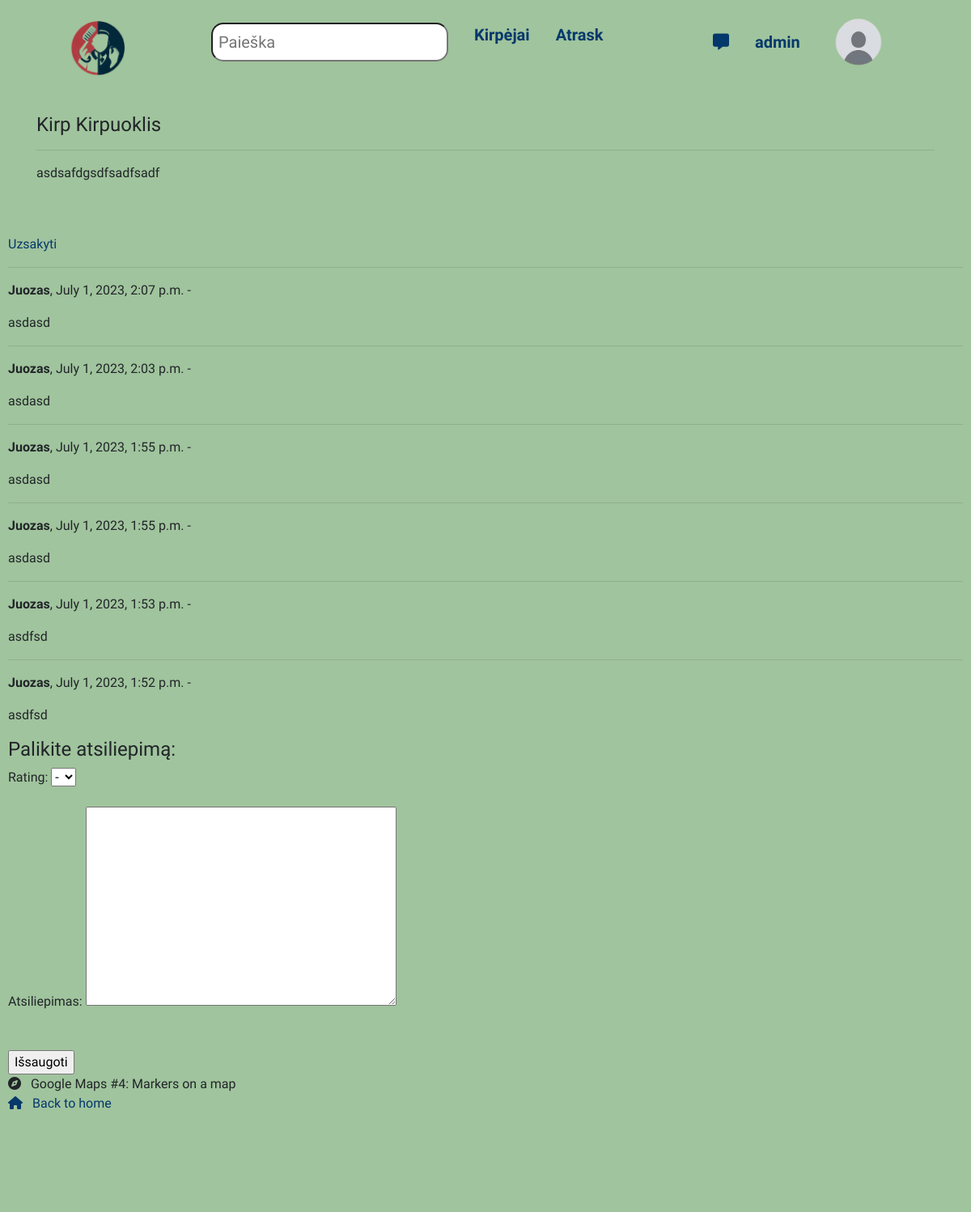
The page /barbers/1/ (signed in, upper part) on the database as committed earlier.
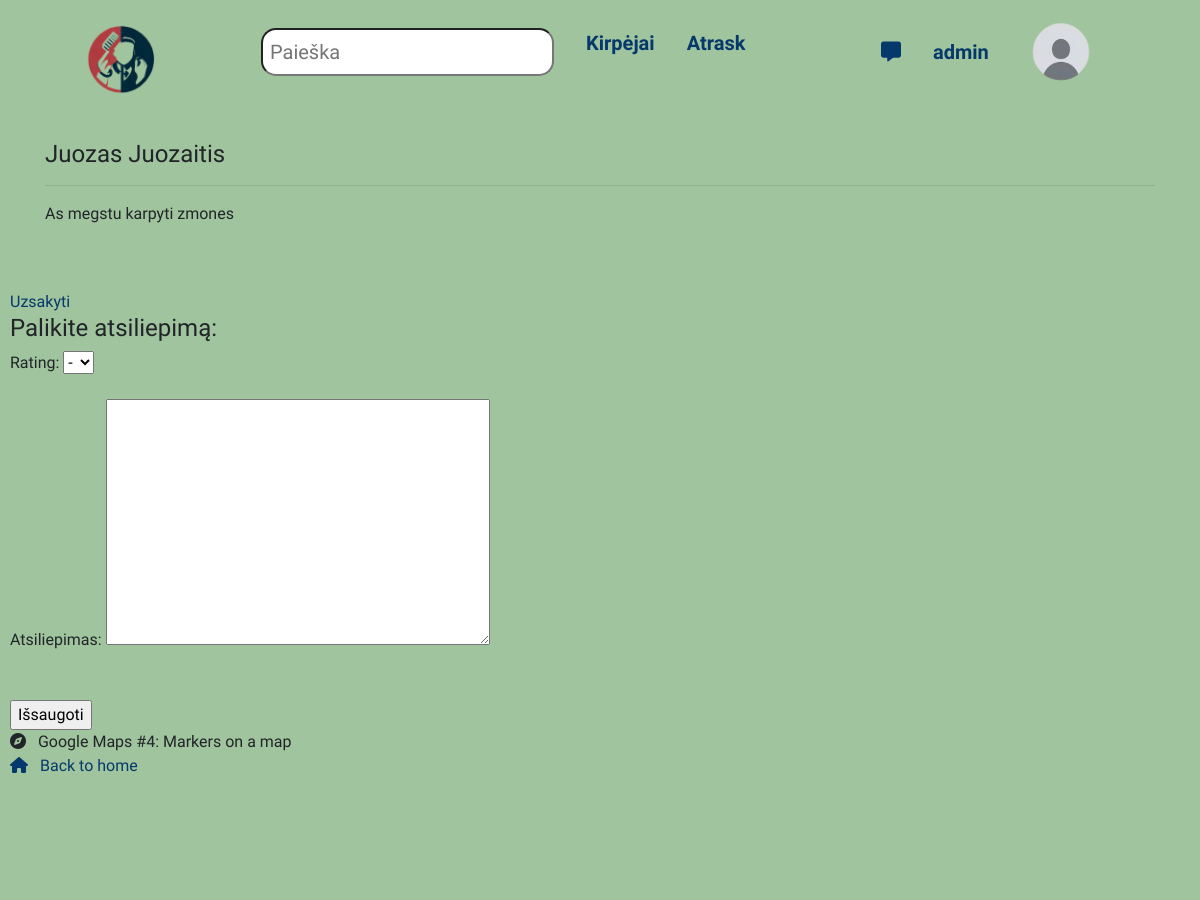
The same page on the database as committed later.
### library/models.py (models this page shows, shortened)
class Barber(models.Model):
    user = models.OneToOneField(User, on_delete=models.CASCADE, null=True)
    name = models.CharField('Vardas', max_length=50)
    last_name = models.CharField('Pavardė', max_length=50)
    email = models.EmailField('Elektroninis paštas')
    about = models.TextField('Apie', max_length=200)
    login_name = models.CharField('Prisijungimo vardas', max_length=20)
    zipcode = models.CharField(max_length=200,blank=True, null=True)
    city = models.CharField(max_length=200,blank=True, null=True)
    country = models.CharField(max_length=200,blank=True, null=True)
    adress = models.CharField(max_length=200,blank=True, null=True)
    group = models.ForeignKey(Group, on_delete=models.SET_NULL, null=True, blank=True)
    cover = models.ImageField('Viršelis', upload_to='covers', null=True, blank=True)

class Rating(models.Model):
    barber = models.ForeignKey('Barber', on_delete=models.SET_NULL, null=True, blank=True)
    reviewer = models.ForeignKey(User, on_delete=models.SET_NULL, null=True, blank=True)
    date_created = models.DateTimeField(auto_now_add=True)
    RATING_CHOICES = (
        ("-", "-"),
        ("1", "1"),
        ("2", "2"),
        ("3", "3"),
        ("4", "4"),
        ("5", "5"),
    )
    rating = models.CharField(max_length=10, choices=RATING_CHOICES, default="-")
    content = models.TextField('Atsiliepimas', max_length=2000, default='')
    class Meta:
        verbose_name = "Atsiliepimas"
        verbose_name_plural = 'Atsiliepimai'
        ordering = ['-date_created']

### library/views.py (the view, shortened to what this page needs)
# urls.py: path('barbers/<int:id>/', views.barber, name='barber'),
def barber(request, id):
    single_barber = get_object_or_404(Barber, pk=id)
    form = BarberReviewForm()
    key = settings.GOOGLE_API_KEY
    context = {
        'key':key,
        'barber': single_barber,
        'form': form
    }
    return render(request, 'barber.html', context=context)

### library/forms.py
class BarberReviewForm(forms.ModelForm):
    class Meta:
        model = Rating
        fields = 'rating', 'content', 'barber', 'reviewer'
        widgets = {
            'barber': forms.HiddenInput(),
            'reviewer': forms.HiddenInput()
        }

### library/templatetags/user_tags.py (called while the page is built)
@register.filter
def in_kirpejai_group(user):
    try:
        kirpejai_group = Group.objects.get(name='kirpejai')
        return kirpejai_group in user.groups.all()
    except Group.DoesNotExist:
        return False

### templates/barber.html (shortened to what this page needs)
{% extends "base.html" %}
{% load crispy_forms_tags %}
{% block "content" %}
    <div class="container barber">
    <h4>{{ barber.name }} {{ barber.last_name }}</h4>
    <hr/>
    <p>{{ barber.about }}</p>
    </div>
{% if user.is_authenticated %}
<a class="book" href="{% url 'booking' id=barber.id %}">Uzsakyti</a>
{% endif %}
{% if barber.rating_set.all %}
  {% for review in barber.rating_set.all %}
      <hr>
      <p><strong>{{ review.reviewer }}</strong>, {{ review.date_created }} {{review.rating}}</p>
      <p>{{ review.content }}</p>
  {% endfor %}
{% endif %}
{% if user.is_authenticated %}
<h4>Palikite atsiliepimą:</h4>
    <form action="" method="post">
      {{ form.as_p }}</br>
      <input type="submit" value="Išsaugoti">
    </form>
    {% endif %}
  {% load static %}
  <div class="pageholder">
      <div class="titleholder">
          <div class="title"><i class="fas fa-compass mr-2"></i> Google Maps #4: Markers on a map </div>
          <a href="{% url 'index'%}" class="title2 mr-4"><i class="fas fa-home mr-2"></i> Back to home </a>
      </div>
      <div class="linkholder">
          <div class="mapholder">
              <div id="map"></div>
          </div>
      </div>
  </div>
  </div>
{% endblock %}

Rows that differ between the two databases and show on the page:
removed Rating: reviewer "Juozas", date_created "July 1, 2023, 2:07 p.m.", rating "-", content "asdasd"
removed Rating: reviewer "Juozas", date_created "July 1, 2023, 2:03 p.m.", rating "-", content "asdasd"
removed Rating: reviewer "Juozas", date_created "July 1, 2023, 1:55 p.m.", rating "-", content "asdasd"
removed Rating: reviewer "Juozas", date_created "July 1, 2023, 1:55 p.m.", rating "-", content "asdasd"
removed Rating: reviewer "Juozas", date_created "July 1, 2023, 1:53 p.m.", rating "-", content "asdfsd"
removed Rating: reviewer "Juozas", date_created "July 1, 2023, 1:52 p.m.", rating "-", content "asdfsd"
changed Barber: name "Kirp" → "Juozas"; last_name "Kirpuoklis" → "Juozaitis"; about "asdsafdgsdfsadfsadf" → "As megstu karpyti zmones"
